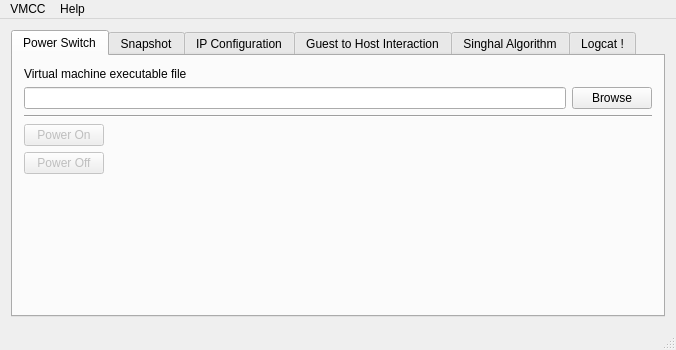
<?xml version="1.0" encoding="UTF-8"?>
<ui version="4.0">
 <class>MainWindow</class>
 <widget class="QMainWindow" name="MainWindow">
  <property name="geometry">
   <rect>
    <x>0</x>
    <y>0</y>
    <width>676</width>
    <height>350</height>
   </rect>
  </property>
  <property name="windowTitle">
   <string>Virtual Machines Controling Client</string>
  </property>
  <widget class="QWidget" name="centralWidget">
   <layout class="QVBoxLayout" name="verticalLayout">
    <item>
     <widget class="QTabWidget" name="tabWidget">
      <property name="enabled">
       <bool>true</bool>
      </property>
      <property name="tabPosition">
       <enum>QTabWidget::North</enum>
      </property>
      <property name="tabShape">
       <enum>QTabWidget::Rounded</enum>
      </property>
      <property name="currentIndex">
       <number>0</number>
      </property>
      <property name="elideMode">
       <enum>Qt::ElideNone</enum>
      </property>
      <property name="documentMode">
       <bool>false</bool>
      </property>
      <property name="tabsClosable">
       <bool>false</bool>
      </property>
      <property name="movable">
       <bool>false</bool>
      </property>
      <property name="tabBarAutoHide">
       <bool>false</bool>
      </property>
      <widget class="QWidget" name="tab">
       <attribute name="title">
        <string>Power Switch</string>
       </attribute>
       <layout class="QVBoxLayout" name="verticalLayout_3">
        <item>
         <widget class="QLabel" name="label">
          <property name="text">
           <string>Virtual machine executable file</string>
          </property>
         </widget>
        </item>
        <item>
         <layout class="QHBoxLayout" name="horizontalLayout">
          <item>
           <widget class="QLineEdit" name="txtVmxFile"/>
          </item>
          <item>
           <widget class="QPushButton" name="btnVmxBrowse">
            <property name="text">
             <string>Browse</string>
            </property>
           </widget>
          </item>
         </layout>
        </item>
        <item>
         <widget class="Line" name="line">
          <property name="orientation">
           <enum>Qt::Horizontal</enum>
          </property>
         </widget>
        </item>
        <item>
         <layout class="QHBoxLayout" name="horizontalLayout_3">
          <item>
           <widget class="QPushButton" name="btnPowerOn">
            <property name="enabled">
             <bool>false</bool>
            </property>
            <property name="text">
             <string>Power On</string>
            </property>
           </widget>
          </item>
          <item>
           <spacer name="horizontalSpacer">
            <property name="orientation">
             <enum>Qt::Horizontal</enum>
            </property>
            <property name="sizeHint" stdset="0">
             <size>
              <width>40</width>
              <height>20</height>
             </size>
            </property>
           </spacer>
          </item>
         </layout>
        </item>
        <item>
         <layout class="QHBoxLayout" name="horizontalLayout_2">
          <item>
           <widget class="QPushButton" name="btnPowerOff">
            <property name="enabled">
             <bool>false</bool>
            </property>
            <property name="text">
             <string>Power Off</string>
            </property>
           </widget>
          </item>
          <item>
           <spacer name="horizontalSpacer_2">
            <property name="orientation">
             <enum>Qt::Horizontal</enum>
            </property>
            <property name="sizeHint" stdset="0">
             <size>
              <width>40</width>
              <height>20</height>
             </size>
            </property>
           </spacer>
          </item>
         </layout>
        </item>
        <item>
         <spacer name="verticalSpacer">
          <property name="orientation">
           <enum>Qt::Vertical</enum>
          </property>
          <property name="sizeHint" stdset="0">
           <size>
            <width>20</width>
            <height>86</height>
           </size>
          </property>
         </spacer>
        </item>
       </layout>
      </widget>
      <widget class="QWidget" name="tab_2">
       <attribute name="title">
        <string>Snapshot</string>
       </attribute>
       <layout class="QVBoxLayout" name="verticalLayout_4">
        <item>
         <widget class="QLabel" name="label_2">
          <property name="text">
           <string>Number of already taken snapshots :</string>
          </property>
         </widget>
        </item>
        <item>
         <layout class="QHBoxLayout" name="horizontalLayout_4">
          <item>
           <widget class="QLabel" name="lblNumOfSnapshots">
            <property name="font">
             <font>
              <pointsize>11</pointsize>
              <weight>75</weight>
              <italic>false</italic>
              <bold>true</bold>
             </font>
            </property>
            <property name="text">
             <string>N/A</string>
            </property>
           </widget>
          </item>
          <item>
           <spacer name="horizontalSpacer_3">
            <property name="orientation">
             <enum>Qt::Horizontal</enum>
            </property>
            <property name="sizeHint" stdset="0">
             <size>
              <width>40</width>
              <height>20</height>
             </size>
            </property>
           </spacer>
          </item>
          <item>
           <widget class="QPushButton" name="btnRetrieveNumOfSnapshots">
            <property name="enabled">
             <bool>false</bool>
            </property>
            <property name="text">
             <string>Retrieve</string>
            </property>
           </widget>
          </item>
         </layout>
        </item>
        <item>
         <widget class="Line" name="line_2">
          <property name="orientation">
           <enum>Qt::Horizontal</enum>
          </property>
         </widget>
        </item>
        <item>
         <layout class="QHBoxLayout" name="horizontalLayout_5">
          <item>
           <layout class="QGridLayout" name="gridLayout">
            <item row="1" column="0">
             <widget class="QPushButton" name="btnRevertToSnapshot">
              <property name="enabled">
               <bool>false</bool>
              </property>
              <property name="text">
               <string>Revert to snapshot</string>
              </property>
             </widget>
            </item>
            <item row="0" column="0">
             <widget class="QPushButton" name="btnCreateSnapshot">
              <property name="enabled">
               <bool>false</bool>
              </property>
              <property name="text">
               <string>Create snapshot</string>
              </property>
             </widget>
            </item>
            <item row="1" column="2">
             <widget class="QComboBox" name="spnSnapshotIndex">
              <property name="enabled">
               <bool>false</bool>
              </property>
             </widget>
            </item>
            <item row="1" column="1">
             <widget class="QLabel" name="label_3">
              <property name="text">
               <string>Snapshot index :</string>
              </property>
             </widget>
            </item>
           </layout>
          </item>
          <item>
           <spacer name="horizontalSpacer_5">
            <property name="orientation">
             <enum>Qt::Horizontal</enum>
            </property>
            <property name="sizeHint" stdset="0">
             <size>
              <width>40</width>
              <height>20</height>
             </size>
            </property>
           </spacer>
          </item>
         </layout>
        </item>
        <item>
         <spacer name="verticalSpacer_2">
          <property name="orientation">
           <enum>Qt::Vertical</enum>
          </property>
          <property name="sizeHint" stdset="0">
           <size>
            <width>20</width>
            <height>86</height>
           </size>
          </property>
         </spacer>
        </item>
       </layout>
      </widget>
      <widget class="QWidget" name="tab_4">
       <attribute name="title">
        <string>IP Configuration</string>
       </attribute>
       <layout class="QVBoxLayout" name="verticalLayout_5">
        <item>
         <layout class="QHBoxLayout" name="horizontalLayout_7">
          <item>
           <layout class="QGridLayout" name="gridLayout_2">
            <item row="1" column="0">
             <widget class="QLabel" name="label_4">
              <property name="text">
               <string>IP Address</string>
              </property>
             </widget>
            </item>
            <item row="3" column="0">
             <widget class="QLabel" name="label_6">
              <property name="text">
               <string>Default Gateway</string>
              </property>
             </widget>
            </item>
            <item row="2" column="0">
             <widget class="QLabel" name="label_5">
              <property name="text">
               <string>Subnet Mask</string>
              </property>
             </widget>
            </item>
            <item row="2" column="1">
             <widget class="QLineEdit" name="txtIPMask"/>
            </item>
            <item row="3" column="2">
             <widget class="QLabel" name="label_7">
              <property name="text">
               <string>(Optional)</string>
              </property>
             </widget>
            </item>
            <item row="3" column="1">
             <widget class="QLineEdit" name="txtIPGateway"/>
            </item>
            <item row="1" column="1">
             <widget class="QLineEdit" name="txtIPAddress">
              <property name="sizePolicy">
               <sizepolicy hsizetype="Expanding" vsizetype="Fixed">
                <horstretch>0</horstretch>
                <verstretch>0</verstretch>
               </sizepolicy>
              </property>
             </widget>
            </item>
            <item row="0" column="0">
             <widget class="QLabel" name="label_8">
              <property name="text">
               <string>Network Interface</string>
              </property>
             </widget>
            </item>
            <item row="0" column="1" colspan="2">
             <widget class="QLineEdit" name="txtIPInterface">
              <property name="text">
               <string>Local Area Connection</string>
              </property>
             </widget>
            </item>
           </layout>
          </item>
          <item>
           <spacer name="horizontalSpacer_4">
            <property name="orientation">
             <enum>Qt::Horizontal</enum>
            </property>
            <property name="sizeHint" stdset="0">
             <size>
              <width>40</width>
              <height>20</height>
             </size>
            </property>
           </spacer>
          </item>
         </layout>
        </item>
        <item>
         <layout class="QHBoxLayout" name="horizontalLayout_6">
          <item>
           <spacer name="horizontalSpacer_6">
            <property name="orientation">
             <enum>Qt::Horizontal</enum>
            </property>
            <property name="sizeHint" stdset="0">
             <size>
              <width>40</width>
              <height>20</height>
             </size>
            </property>
           </spacer>
          </item>
          <item>
           <widget class="QPushButton" name="btnApplyIPConfig">
            <property name="enabled">
             <bool>false</bool>
            </property>
            <property name="text">
             <string>Apply</string>
            </property>
           </widget>
          </item>
         </layout>
        </item>
        <item>
         <spacer name="verticalSpacer_3">
          <property name="orientation">
           <enum>Qt::Vertical</enum>
          </property>
          <property name="sizeHint" stdset="0">
           <size>
            <width>20</width>
            <height>48</height>
           </size>
          </property>
         </spacer>
        </item>
       </layout>
      </widget>
      <widget class="QWidget" name="tab_5">
       <attribute name="title">
        <string>Guest to Host Interaction</string>
       </attribute>
       <layout class="QVBoxLayout" name="verticalLayout_6">
        <item>
         <layout class="QHBoxLayout" name="horizontalLayout_8">
          <item>
           <widget class="QLabel" name="label_9">
            <property name="sizePolicy">
             <sizepolicy hsizetype="MinimumExpanding" vsizetype="Preferred">
              <horstretch>0</horstretch>
              <verstretch>0</verstretch>
             </sizepolicy>
            </property>
            <property name="font">
             <font>
              <pointsize>8</pointsize>
              <italic>true</italic>
             </font>
            </property>
            <property name="text">
             <string>By launching the guest agent, it will target a particular file on the host and overwrite its content.</string>
            </property>
            <property name="scaledContents">
             <bool>true</bool>
            </property>
            <property name="wordWrap">
             <bool>true</bool>
            </property>
            <property name="openExternalLinks">
             <bool>false</bool>
            </property>
           </widget>
          </item>
          <item>
           <widget class="QPushButton" name="btnLaunchAgent">
            <property name="enabled">
             <bool>false</bool>
            </property>
            <property name="text">
             <string>Launch</string>
            </property>
           </widget>
          </item>
         </layout>
        </item>
        <item>
         <widget class="Line" name="line_3">
          <property name="orientation">
           <enum>Qt::Horizontal</enum>
          </property>
         </widget>
        </item>
        <item>
         <layout class="QHBoxLayout" name="horizontalLayout_9">
          <property name="topMargin">
           <number>0</number>
          </property>
          <item>
           <layout class="QGridLayout" name="gridLayout_3">
            <item row="0" column="0">
             <widget class="QLabel" name="label_10">
              <property name="text">
               <string>Target file:</string>
              </property>
             </widget>
            </item>
            <item row="0" column="1">
             <widget class="QLabel" name="lblTargetFile">
              <property name="font">
               <font>
                <weight>75</weight>
                <bold>true</bold>
               </font>
              </property>
              <property name="text">
               <string>N/A</string>
              </property>
             </widget>
            </item>
            <item row="1" column="0">
             <widget class="QLabel" name="label_11">
              <property name="text">
               <string>Bytes overwritten:</string>
              </property>
             </widget>
            </item>
            <item row="1" column="1">
             <widget class="QLabel" name="lblBytesOverwritten">
              <property name="font">
               <font>
                <weight>75</weight>
                <bold>true</bold>
               </font>
              </property>
              <property name="text">
               <string>N/A</string>
              </property>
             </widget>
            </item>
           </layout>
          </item>
          <item>
           <spacer name="horizontalSpacer_7">
            <property name="orientation">
             <enum>Qt::Horizontal</enum>
            </property>
            <property name="sizeHint" stdset="0">
             <size>
              <width>40</width>
              <height>20</height>
             </size>
            </property>
           </spacer>
          </item>
         </layout>
        </item>
        <item>
         <spacer name="verticalSpacer_4">
          <property name="orientation">
           <enum>Qt::Vertical</enum>
          </property>
          <property name="sizeHint" stdset="0">
           <size>
            <width>20</width>
            <height>105</height>
           </size>
          </property>
         </spacer>
        </item>
       </layout>
      </widget>
      <widget class="QWidget" name="tab_6">
       <attribute name="title">
        <string>Singhal Algorithm</string>
       </attribute>
       <layout class="QVBoxLayout" name="verticalLayout_8">
        <item>
         <layout class="QHBoxLayout" name="horizontalLayout_10">
          <item>
           <layout class="QFormLayout" name="formLayout">
            <item row="0" column="0">
             <widget class="QLabel" name="label_13">
              <property name="text">
               <string>Network interface to listen on:</string>
              </property>
             </widget>
            </item>
            <item row="0" column="1">
             <widget class="QComboBox" name="spnInterfaces"/>
            </item>
            <item row="1" column="0">
             <widget class="QLabel" name="label_14">
              <property name="text">
               <string>TCP port number to assign to:</string>
              </property>
             </widget>
            </item>
            <item row="1" column="1">
             <widget class="QSpinBox" name="nbrTcpPort">
              <property name="minimum">
               <number>1024</number>
              </property>
              <property name="maximum">
               <number>65535</number>
              </property>
              <property name="value">
               <number>8181</number>
              </property>
             </widget>
            </item>
           </layout>
          </item>
          <item>
           <spacer name="horizontalSpacer_8">
            <property name="orientation">
             <enum>Qt::Horizontal</enum>
            </property>
            <property name="sizeHint" stdset="0">
             <size>
              <width>40</width>
              <height>20</height>
             </size>
            </property>
           </spacer>
          </item>
          <item>
           <layout class="QVBoxLayout" name="verticalLayout_7">
            <item>
             <widget class="QPushButton" name="btnRunServer">
              <property name="text">
               <string>Run Server</string>
              </property>
             </widget>
            </item>
            <item>
             <spacer name="verticalSpacer_6">
              <property name="orientation">
               <enum>Qt::Vertical</enum>
              </property>
              <property name="sizeType">
               <enum>QSizePolicy::Minimum</enum>
              </property>
              <property name="sizeHint" stdset="0">
               <size>
                <width>20</width>
                <height>40</height>
               </size>
              </property>
             </spacer>
            </item>
           </layout>
          </item>
         </layout>
        </item>
        <item>
         <widget class="Line" name="line_4">
          <property name="orientation">
           <enum>Qt::Horizontal</enum>
          </property>
         </widget>
        </item>
        <item>
         <layout class="QHBoxLayout" name="horizontalLayout_11">
          <item>
           <spacer name="horizontalSpacer_9">
            <property name="orientation">
             <enum>Qt::Horizontal</enum>
            </property>
            <property name="sizeHint" stdset="0">
             <size>
              <width>40</width>
              <height>20</height>
             </size>
            </property>
           </spacer>
          </item>
          <item>
           <widget class="QPushButton" name="btnSwitchToAlgorithmPanel">
            <property name="enabled">
             <bool>false</bool>
            </property>
            <property name="font">
             <font>
              <pointsize>9</pointsize>
              <italic>false</italic>
             </font>
            </property>
            <property name="text">
             <string>Open Monitor Window</string>
            </property>
           </widget>
          </item>
         </layout>
        </item>
        <item>
         <spacer name="verticalSpacer_5">
          <property name="orientation">
           <enum>Qt::Vertical</enum>
          </property>
          <property name="sizeHint" stdset="0">
           <size>
            <width>20</width>
            <height>90</height>
           </size>
          </property>
         </spacer>
        </item>
       </layout>
      </widget>
      <widget class="QWidget" name="tab_3">
       <attribute name="title">
        <string>Logcat !</string>
       </attribute>
       <layout class="QVBoxLayout" name="verticalLayout_2">
        <item>
         <widget class="LogcatWidget" name="logcatWidget" native="true"/>
        </item>
       </layout>
      </widget>
     </widget>
    </item>
   </layout>
  </widget>
  <widget class="QMenuBar" name="menuBar">
   <property name="geometry">
    <rect>
     <x>0</x>
     <y>0</y>
     <width>676</width>
     <height>27</height>
    </rect>
   </property>
   <widget class="QMenu" name="menuVMCC">
    <property name="title">
     <string>VMCC</string>
    </property>
    <addaction name="actionConnect_to_Workstation"/>
    <addaction name="actionDisconnect_from_Workstation"/>
    <addaction name="separator"/>
    <addaction name="actionExit"/>
   </widget>
   <widget class="QMenu" name="menuHelp">
    <property name="title">
     <string>Help</string>
    </property>
    <addaction name="actionAbout"/>
   </widget>
   <addaction name="menuVMCC"/>
   <addaction name="menuHelp"/>
  </widget>
  <widget class="QStatusBar" name="statusBar"/>
  <action name="actionConnect_to_Workstation">
   <property name="text">
    <string>Connect to Workstation</string>
   </property>
  </action>
  <action name="actionDisconnect_from_Workstation">
   <property name="enabled">
    <bool>false</bool>
   </property>
   <property name="text">
    <string>Disconnect from Workstation</string>
   </property>
  </action>
  <action name="actionExit">
   <property name="text">
    <string>Exit</string>
   </property>
  </action>
  <action name="actionAbout">
   <property name="text">
    <string>About...</string>
   </property>
  </action>
 </widget>
 <layoutdefault spacing="6" margin="11"/>
 <customwidgets>
  <customwidget>
   <class>LogcatWidget</class>
   <extends>QWidget</extends>
   <header>logcatwidget.h</header>
   <container>1</container>
  </customwidget>
 </customwidgets>
 <resources/>
 <connections/>
</ui>
